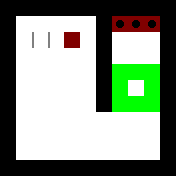

A 2D game scene composited from a Tiled map and its tileset images. What follows is a short description and the map's XML, with every tile layer's data as written:
An orthogonal 11x11 tile map with 16x16 px tiles, 3 tile layers (Layer1, Layer2, Layer3).

<map version="1.0" orientation="orthogonal" renderorder="right-down" width="11" height="11" tilewidth="16" tileheight="16" nextobjectid="1">
 <tileset firstgid="1" source="../Tiles.tsx" />
 <layer name="Layer1" width="11" height="11">
  <data encoding="csv">
1,1,1,1,1,1,1,1,1,1,1,
1,5,5,5,5,5,1,5,5,5,1,
1,5,5,5,5,5,1,5,5,5,1,
1,5,5,5,5,5,1,5,5,5,1,
1,5,5,5,5,5,1,5,5,5,1,
1,5,5,5,5,5,1,5,5,5,1,
1,5,5,5,5,5,1,5,5,5,1,
1,5,5,5,5,5,5,5,5,5,1,
1,5,5,5,5,5,5,5,5,5,1,
1,5,5,5,5,5,5,5,5,5,1,
1,1,1,1,1,1,1,1,1,1,1
</data>
 </layer>
 <layer name="Layer2" width="11" height="11">
  <data encoding="csv">
0,0,0,0,0,0,0,0,0,0,0,
0,0,0,0,0,0,0,7,7,7,0,
0,0,0,0,3,0,0,0,0,0,0,
0,0,0,0,0,0,0,0,0,0,0,
0,0,0,0,0,0,0,4,4,4,0,
0,0,0,0,0,0,0,4,0,4,0,
0,0,0,0,0,0,0,4,4,4,0,
0,0,0,0,0,0,0,0,0,0,0,
0,0,0,0,0,0,0,0,0,0,0,
0,0,0,0,0,0,0,0,0,0,0,
0,0,0,0,0,0,0,0,0,0,0
</data>
 </layer>
 <layer name="Layer3" width="11" height="11">
  <data encoding="csv">
0,0,0,0,0,0,0,0,0,0,0,
0,0,0,0,0,0,0,0,0,0,0,
0,0,10,10,0,0,0,0,0,0,0,
0,0,0,0,0,0,0,0,0,0,0,
0,0,0,0,0,0,0,0,0,0,0,
0,0,0,0,0,0,0,0,0,0,0,
0,0,0,0,0,0,0,0,0,0,0,
0,0,0,0,0,0,0,0,0,0,0,
0,0,0,0,0,0,0,0,0,0,0,
0,0,0,0,0,0,0,0,0,0,0,
0,0,0,0,0,0,0,0,0,0,0
</data>
 </layer>
</map>